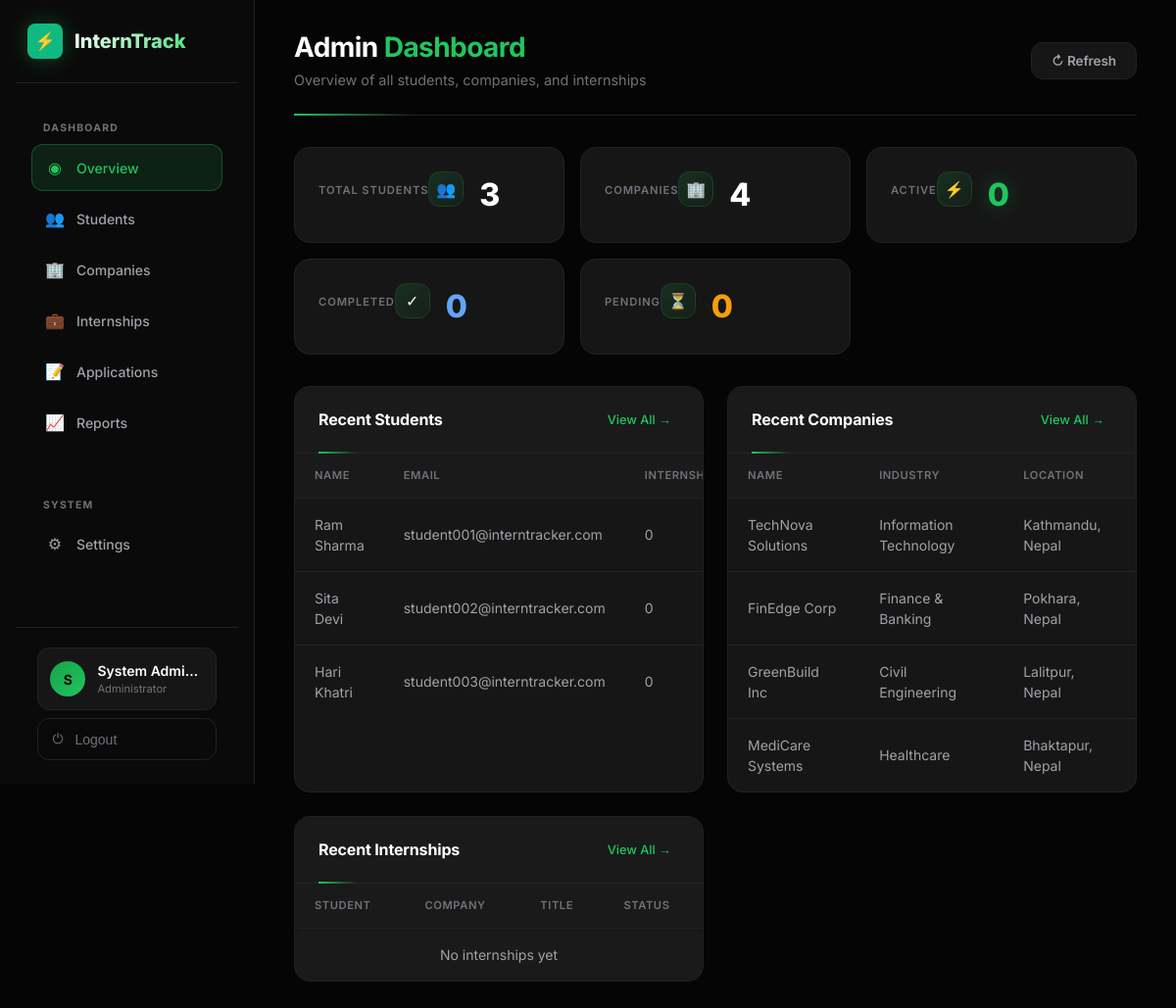
Screenshot of /php/admin_dashboard.php (signed in) with the database file from the repository.
### tables this page shows
CREATE TABLE IF NOT EXISTS users (
  id INT AUTO_INCREMENT PRIMARY KEY,
  username VARCHAR(80) NOT NULL UNIQUE,
  email VARCHAR(150) NOT NULL UNIQUE,
  password_hash VARCHAR(255) NOT NULL,
  role ENUM('admin', 'student') DEFAULT 'student',
  full_name VARCHAR(150) NOT NULL,
  company_id INT DEFAULT NULL,
  FOREIGN KEY (company_id) REFERENCES companies(id) ON DELETE SET NULL,
  created_at TIMESTAMP DEFAULT CURRENT_TIMESTAMP,
  updated_at TIMESTAMP DEFAULT CURRENT_TIMESTAMP ON UPDATE CURRENT_TIMESTAMP,
  is_active TINYINT(1) DEFAULT 1,
  last_login TIMESTAMP NULL,
  INDEX idx_email (email),
  INDEX idx_role (role),
  INDEX idx_company (company_id)
);

CREATE TABLE IF NOT EXISTS companies (
  id INT AUTO_INCREMENT PRIMARY KEY,
  name VARCHAR(200) NOT NULL,
  industry VARCHAR(100),
  website VARCHAR(255),
  location VARCHAR(200),
  contact_person VARCHAR(150),
  contact_email VARCHAR(150),
  contact_phone VARCHAR(30),
  description TEXT,
  status VARCHAR(20) DEFAULT 'active',
  created_at TIMESTAMP DEFAULT CURRENT_TIMESTAMP,
  INDEX idx_name (name),
  INDEX idx_status (status)
);

### php/config.php (called while the page is built, shortened)
<?php
function e(string $str): string {
    return htmlspecialchars($str, ENT_QUOTES | ENT_HTML5, 'UTF-8');
}
function requireAuth(): array {
    return $_SESSION['user'];
}

### php/admin_dashboard.php (the view, shortened to what this page needs)
<?php
require_once __DIR__ . '/config.php';
$user = requireAuth();
$db = Database::getConnection();
$totalStudents = $db->query("SELECT COUNT(*) as c FROM users WHERE role = 'student'")->fetch()['c'] ?? 0;
$totalCompanies = $db->query("SELECT COUNT(*) as c FROM companies")->fetch()['c'] ?? 0;
$activeInternships = $db->query("SELECT COUNT(*) as c FROM internships WHERE status = 'ongoing'")->fetch()['c'] ?? 0;
$completedInternships = $db->query("SELECT COUNT(*) as c FROM internships WHERE status = 'completed'")->fetch()['c'] ?? 0;
$pendingApps = $db->query("SELECT COUNT(*) as c FROM internships WHERE status = 'applied'")->fetch()['c'] ?? 0;
$recentStudents = $db->query("SELECT u.id, u.full_name, u.email, u.created_at, (SELECT COUNT(*) FROM internships WHERE student_id = u.id) as internship_count FROM users u WHERE u.role = 'student' ORDER BY u.created_at DESC LIMIT 5")->fetchAll();
$recentCompanies = $db->query("SELECT * FROM companies ORDER BY created_at DESC LIMIT 5")->fetchAll();
$recentInternships = $db->query("
    SELECT i.*, u.full_name as student_name, c.name as company_name
    FROM internships i
    LEFT JOIN users u ON i.student_id = u.id
    LEFT JOIN companies c ON i.company_id = c.id
    ORDER BY i.created_at DESC LIMIT 5
")->fetchAll();
?>
<!DOCTYPE html>
<html lang="en" data-theme="dark">
<head>
  <link rel="stylesheet" href="../css/style.css">
</head>
<body>
<div class="admin-layout">
  <aside class="sidebar">
    <div class="sidebar-logo">
      <div class="logo-icon">⚡</div>
      <span class="logo-text">InternTrack</span>
    </div>
    <div class="nav-section">
      <div class="nav-label">Dashboard</div>
      <nav class="nav-menu">
        <a href="admin_dashboard.php" class="nav-item active"><span class="icon">◉</span> Overview</a>
        <a href="admin_students.php" class="nav-item"><span class="icon">👥</span> Students</a>
        <a href="admin_companies.php" class="nav-item"><span class="icon">🏢</span> Companies</a>
        <a href="admin_internships.php" class="nav-item"><span class="icon">💼</span> Internships</a>
        <a href="admin_applications.php" class="nav-item"><span class="icon">📝</span> Applications</a>
        <a href="admin_reports.php" class="nav-item"><span class="icon">📈</span> Reports</a>
      </nav>
    </div>
    <div class="nav-section">
      <div class="nav-label">System</div>
      <nav class="nav-menu">
        <a href="#" class="nav-item"><span class="icon">⚙</span> Settings</a>
      </nav>
    </div>
    <div class="sidebar-footer">
      <div class="user-chip">
        <div class="user-avatar"><?= strtoupper(substr($user['full_name'],0,1)) ?></div>
        <div class="user-info">
          <div class="user-name"><?= e($user['full_name']) ?></div>
          <div class="user-role">Administrator</div>
        </div>
      </div>
      <button class="logout-btn" onclick="handleLogout()"><span class="icon">⏻</span> Logout</button>
    </div>
  </aside>
  <main class="main-content">
    <div class="page-header">
      <div>
        <h1 class="page-title">Admin <span>Dashboard</span></h1>
        <p class="page-subtitle">Overview of all students, companies, and internships</p>
      </div>
      <div class="header-actions">
        <button class="btn btn-secondary" onclick="location.reload()">↻ Refresh</button>
      </div>
    </div>
    <div class="stats-grid">
      <div class="stat-card">
        <div class="stat-header">
          <span class="stat-label">Total Students</span>
          <div class="stat-icon">👥</div>
        </div>
        <div class="stat-value"><?= $totalStudents ?></div>
      </div>
      <div class="stat-card">
        <div class="stat-header">
          <span class="stat-label">Companies</span>
          <div class="stat-icon">🏢</div>
        </div>
        <div class="stat-value"><?= $totalCompanies ?></div>
      </div>
      <div class="stat-card">
        <div class="stat-header">
          <span class="stat-label">Active</span>
          <div class="stat-icon">⚡</div>
        </div>
        <div class="stat-value active"><?= $activeInternships ?></div>
      </div>
      <div class="stat-card">
        <div class="stat-header">
          <span class="stat-label">Completed</span>
          <div class="stat-icon">✓</div>
        </div>
        <div class="stat-value" style="color:#60A5FA"><?= $completedInternships ?></div>
      </div>
      <div class="stat-card">
        <div class="stat-header">
          <span class="stat-label">Pending</span>
          <div class="stat-icon">⏳</div>
        </div>
        <div class="stat-value" style="color:#F59E0B"><?= $pendingApps ?></div>
      </div>
    </div>
    <div class="dashboard-grid">
      <div class="dash-card">
        <div class="dash-card-header">
          <h3 class="dash-card-title">Recent Students</h3>
          <a href="admin_students.php" class="dash-card-link">View All →</a>
        </div>
        <div class="dash-card-body">
          <table class="data-table">
            <thead><tr><th>Name</th><th>Email</th><th>Internships</th></tr></thead>
            <tbody>
              <?php if($recentStudents): foreach($recentStudents as $s): ?>
              <tr><td><?= e($s['full_name']) ?></td><td><?= e($s['email']) ?></td><td><?= $s['internship_count'] ?></td></tr>
              <?php endforeach; else: ?>
              <tr><td colspan="3" class="empty-message">No students yet</td></tr>
              <?php endif; ?>
            </tbody>
          </table>
        </div>
      </div>
      <div class="dash-card">
        <div class="dash-card-header">
          <h3 class="dash-card-title">Recent Companies</h3>
          <a href="admin_companies.php" class="dash-card-link">View All →</a>
        </div>
        <div class="dash-card-body">
          <table class="data-table">
            <thead><tr><th>Name</th><th>Industry</th><th>Location</th></tr></thead>
            <tbody>
              <?php if($recentCompanies): foreach($recentCompanies as $c): ?>
              <tr><td><?= e($c['name']) ?></td><td><?= e($c['industry'] ?? '-') ?></td><td><?= e($c['location'] ?? '-') ?></td></tr>
              <?php endforeach; else: ?>
              <tr><td colspan="3" class="empty-message">No companies yet</td></tr>
              <?php endif; ?>
            </tbody>
          </table>
        </div>
      </div>
      <div class="dash-card">
        <div class="dash-card-header">
          <h3 class="dash-card-title">Recent Internships</h3>
          <a href="admin_internships.php" class="dash-card-link">View All →</a>
        </div>
        <div class="dash-card-body">
          <table class="data-table">
            <thead><tr><th>Student</th><th>Company</th><th>Title</th><th>Status</th></tr></thead>
            <tbody>
              <?php if($recentInternships): foreach($recentInternships as $i): ?>
              <tr><td><?= e($i['student_name'] ?? '-') ?></td><td><?= e($i['company_name'] ?? '-') ?></td><td><?= e($i['title']) ?></td><td><span class="status-badge <?= $i['status'] ?>"><?= e($i['status']) ?></span></td></tr>
              <?php endforeach; else: ?>
              <tr><td colspan="4" class="empty-message">No internships yet</td></tr>
              <?php endif; ?>
            </tbody>
          </table>
        </div>
      </div>
      </div>
  </main>
</div>
</body>
</html>

### rows the page displays
users: full_name "Ram Sharma", email "student001@interntracker.com", internship_count "0"
users: full_name "Sita Devi", email "student002@interntracker.com", internship_count "0"
users: full_name "Hari Khatri", email "student003@interntracker.com", internship_count "0"
companies: name "TechNova Solutions", industry "Information Technology", location "Kathmandu, Nepal"
companies: name "FinEdge Corp", industry "Finance & Banking", location "Pokhara, Nepal"
companies: name "GreenBuild Inc", industry "Civil Engineering", location "Lalitpur, Nepal"
companies: name "MediCare Systems", industry "Healthcare", location "Bhaktapur, Nepal"

### other values shown
substr($user['full_name'],0,1) "S"
$user['full_name'] "System Admi…"
$totalStudents "3"
$totalCompanies "4"
$activeInternships "0"
$completedInternships "0"
$pendingApps "0"
